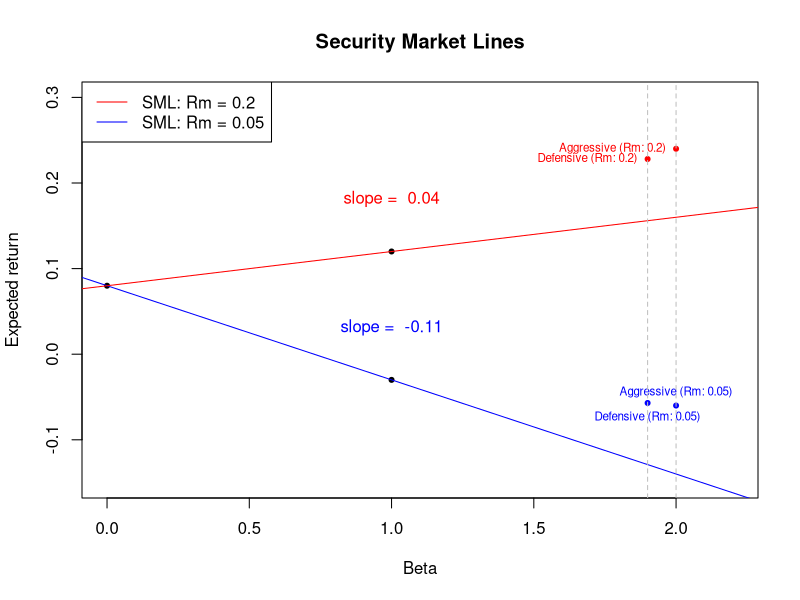

The R source for this figure:
# MGMTMFE400-2 Investments 
# Problems for Lectures 8
# Hyeuk Jung


##### Q1 ----------------------------------------
capm <- function(beta, rf, rm.rf, price = 0, div = 0) {
  
  if(div == 0 | price == 0) {
    # E(R) - Rf = beta(Rm - Rf) --> risk-adjusted expected return = E(R) - Rf
    print("1st case")
    expected.r <- rf+ beta*rm.rf
  }
  else if(div != 0 && price != 0) {
    # E(R) = Rf + beta(Rm - Rf) + dividend yield
    expected.r <- rf + beta*rm.rf + div/price
  }
  expected.price <- price*(1 + expected.r) # CHECK NEEDED (Rf should be added or not?)

  data.frame(
    expected.r = expected.r,
    expected.price = expected.price
  )
}

# 1. (a), (b)
beta = 1.4; rf = 0.05; rm.rf = 0.06; price = 35
q1_ab <- capm(beta, rf, rm.rf, price)

# 1. (c) dividend $2 
q1_c <- capm(beta, rf, rm.rf, price, div = 2)


##### Q2 ----------------------------------------
# 2. (a)
# Aggressive
# 0.02 - rf = beta(0.05 - rf)
# 0.32 - rf = beta(0.2 - rf)
# (0.02-rf)/(0.05-rf) = (0.32-rf)/(0.2-rf) -> rf = 0.08 -> beta = 2

# Defensive
# 0.035 - rf = beta(0.05 - rf)
# 0.14 - rf = beta(0.2 - rf)
# (0.035-rf)/(0.05-rf) = (0.14-rf)/(0.2-rf) -> rf = 0.067 -> beta = 1.9023
q2_a <- matrix(c(0.08, 2, 0.067, 1.9023), nrow = 2, ncol = 2, byrow = T, 
               dimnames = list(c("Aggressive", "Defensive"), c("Rf", "Beta")))

# 2. (b)
# Aggressive
agg_rf = 0.08; agg_beta = 2
agg.r.05 <- capm(agg_beta, agg_rf, rm.rf = 0.05 - agg_rf)$expected.r # E(R_aggressive) = rf + beta*(rm-rf) = 0.02
agg.r.2 <- capm(agg_beta, agg_rf, rm.rf = 0.2 - agg_rf)$expected.r   # E(R_aggressive) = rf + beta*(rm-rf) = 0.32

# Defensive
def_rf = 0.067; def_beta = 1.90
def.r.05 <- capm(def_beta, def_rf, rm.rf = 0.05 - def_rf)$expected.r # E(R_defensive) = rf + beta*(rm-rf) = 0.0347
def.r.2 <- capm(def_beta, def_rf, rm.rf = 0.2 - def_rf)$expected.r   # E(R_defensive) = rf + beta*(rm-rf) = 0.3197

q2_b <- matrix(c(agg.r.05, agg.r.2, def.r.05, def.r.2), nrow = 2, ncol = 2, byrow = T, 
               dimnames = list(c("Aggressive", "Defensive"), c("E(R), Rm = .05", "E(R), Rm = .2")))

# 2. (c)
rf = 0.08
rm_1 = 0.05; slope.05 <- (rm_1 - rf - rf)/1
rm_2 = 0.2; slope.2 <- (rm_2 - rf - rf)/1

x = c(0, 1, 1)
y = c(rf, rm_1 - rf, rm_2 - rf)
plot(x, y, xlim = c(0, 2.2), pch = 20, ylim = c(-0.15, 0.3), xlab = "Beta", ylab = "Expected return", main = "Security Market Lines")

abline(a = rf, b = slope.05, col = "blue")
abline(a = rf, b = slope.2, col = "red")
text(1, rm_1, labels = paste("slope = ", slope.05), pos = 1, col = "blue")
text(1, rm_2, labels = paste("slope = ", slope.2), pos = 1, col = "red")

legend("topleft", legend = c("SML: Rm = 0.2", "SML: Rm = 0.05"), lty = 1, col = c("red", "blue"), cex = 1)

# 2. (d)
# Aggressive
agg.ex.05 = agg.r.05 - 0.08 # excess return when Rm = 0.05, Rf = 0.08
points(agg_beta, agg.ex.05, pch = 20, col = "blue")
text(agg_beta, agg.ex.05, labels = "Aggressive (Rm: 0.05)", pos = 3, cex = .7, col = "blue")
agg.a.05 = agg.ex.05 - slope.05*agg_beta # 0.16

agg.ex.2 = agg.r.2 - 0.08 # excess return when Rm = 0.2, Rf = 0.08
points(agg_beta, agg.ex.2, pch = 20, col = "red")
text(agg_beta, agg.ex.2, labels = "Aggressive (Rm: 0.2)", pos = 2, cex = .7, col = "red")
agg.a.2 = agg.ex.2 - slope.2*agg_beta # 0.16

# Defensive
def.ex.05 = capm(def_beta, rf = 0.08, rm.rf = 0.05 - 0.08)$expected.r - 0.08
points(def_beta, def.ex.05, pch = 20, col = "blue")
text(def_beta, def.ex.05, labels = "Defensive (Rm: 0.05)", pos = 1, cex = .7, col = "blue")
def.a.05 = def.ex.05 - slope.05*def_beta # 0.152

def.ex.2 = capm(def_beta, rf = 0.08, rm.rf = 0.2 - 0.08)$expected.r - 0.08
points(def_beta, def.ex.2, pch = 20, col = "red")
text(def_beta, def.ex.2, labels = "Defensive (Rm: 0.2)", pos = 2, cex = .7, col = "red")
def.a.2 = def.ex.2 - slope.2*def_beta # 0.152

abline(v = agg_beta, lty = 2, col = "grey")
abline(v = def_beta, lty = 2, col = "grey")

q2_d <- matrix(c(agg.a.05, agg.a.2, def.a.05, def.a.2), nrow = 2, ncol = 2, byrow = T, 
               dimnames = list(c("Aggressive", "Defensive"), c("Alpha(Rm = .05)", "Alpha(Rm = .2)")))


##### Q3 ----------------------------------------
library(magrittr)
library(xts)
library(data.table)
library(readxl)

# Load Data
msft <- read_xlsx("lecture8p.xlsx", sheet = "MSFT") %>% as.data.table; gc()
intc <- read_xlsx("lecture8p.xlsx", sheet = "INTC") %>% as.data.table; gc()
luv	 <- read_xlsx("lecture8p.xlsx", sheet = "LUV")  %>% as.data.table; gc()
mcd	 <- read_xlsx("lecture8p.xlsx", sheet = "MCD")  %>% as.data.table; gc()
jnj	 <- read_xlsx("lecture8p.xlsx", sheet = "JNJ")  %>% as.data.table; gc()
rf <- read_xlsx("lecture8p.xlsx", sheet = "F-F_Research_Data_Factors_daily", skip = 4) %>% as.data.table; gc()

# change column name and delete unused columns in rf
names(rf)[1] <- "Date"
rf[, names(rf)[3:4] := list(NULL, NULL)]

# convert to Date
msft[, Date := as.Date(as.character(Date))]
intc[, Date := as.Date(as.character(Date))]
luv[, Date := as.Date(as.character(Date))]
mcd[, Date := as.Date(as.character(Date))]
jnj[, Date := as.Date(as.character(Date))]
rf[, Date := as.Date(as.character(Date), format = "%Y%m%d")]

colnames(msft)[6] <- "msft" 
colnames(intc)[6]<- "intc"
colnames(luv)[6]<- "luv"	
colnames(mcd)[6]<- "mcd"	
colnames(jnj)[6]<- "jnj"	

msft <- msft[, .(Date, msft)]
intc <- intc[, .(Date, intc)]
luv	<- luv[, .(Date, luv)]
mcd	<- mcd[, .(Date, mcd)]
jnj	<- jnj[, .(Date, jnj)]

setkey(msft, Date)
setkey(intc, Date)
setkey(luv, Date)
setkey(mcd, Date)
setkey(jnj, Date)
setkey(rf, Date)

# merge data
data <-rf[msft[intc[luv[mcd[jnj]]]]]

# RF and Mkt-RF: convert to weekly returns
# riskless rate and market premium
with(data, data[, RF := ((1 + RF/100)^5 - 1)])
with(data, data[, `Mkt-RF` := ((1 + `Mkt-RF`/100)^5 - 1)])

# calculate weekly reutrns
weeks <- endpoints(data[["Date"]], on = "weeks")
data <- data[weeks, ]
data[, msft := msft / shift(msft) - 1]
data[, intc := intc / shift(intc) - 1]
data[, luv := luv / shift(luv) - 1]
data[, mcd := mcd / shift(mcd) - 1]
data[, jnj := jnj / shift(jnj) - 1]
data[, RF := shift(RF)]
data[, `Mkt-RF` := shift(`Mkt-RF`)]
data <- data[-1,]

# weekly excess return of each stock
data$ex.msft <- data$msft - data$RF
data$ex.intc <- data$intc - data$RF
data$ex.luv <- data$luv - data$RF
data$ex.mcd <- data$mcd - data$RF
data$ex.jnj <- data$jnj - data$RF


# 3. (a), (b) beta and alpha(intercept) calculation + standard deviations
out_msft <- summary(lm(data$ex.msft ~ data$`Mkt-RF`), digits = 4)
reg_msft <- rbind(out_msft$coef[, 1:2], c(out_msft$sigma, NA))
rownames(reg_msft) <- c("msft_alpha", "msft_beta", "msft_idiosyncratic")

out_intc <- summary(lm(data$ex.intc ~ data$`Mkt-RF`), digits = 4)
reg_intc <- rbind(out_intc$coef[, 1:2], c(out_intc$sigma, NA))
rownames(reg_intc) <- c("intc_alpha", "intc_beta", "intc_idiosyncratic")

out_luv <- summary(lm(data$ex.luv ~ data$`Mkt-RF`), digits = 4)
reg_luv <- rbind(out_luv$coef[, 1:2], c(out_luv$sigma, NA))
rownames(reg_luv) <- c("luv_alpha", "luv_beta", "luv_beta")

out_mcd <- summary(lm(data$ex.mcd ~ data$`Mkt-RF`), digits = 4)
reg_mcd <- rbind(out_mcd$coef[, 1:2], c(out_mcd$sigma, NA))
rownames(reg_mcd) <- c("mcd_alpha", "mcd_beta", "mcd_idiosyncratic")

out_jnj <- summary(lm(data$ex.jnj ~ data$`Mkt-RF`), digits = 4)
reg_jnj <- rbind(out_jnj$coef[, 1:2], c(out_jnj$sigma, NA))
rownames(reg_jnj) <- c("jnj_alpha", "jnj_beta", "jnj_idiosyncratic")

q3_ab <- rbind(reg_msft, reg_intc, reg_luv, reg_mcd, reg_jnj)

# 3. (c) expected returns from sample avg vs. CAPM / lowest & highest
# CAPM: E(R) = Rf + beta(E(Rm) - Rf)
beta <- rbind(out_msft$coef[2, 1], out_intc$coef[2, 1], out_luv$coef[2, 1], out_mcd$coef[2, 1], out_jnj$coef[2, 1]) 
CAPM <- capm(beta = beta, rf = mean(data$RF), rm.rf = mean(data$`Mkt-RF`))[, 1]

# Sample: average of each stock's weekly return
sample_avg <- as.data.frame(apply(data[, c(4:8)], MARGIN = 2, FUN = mean))

q3_c <- cbind(CAPM, sample_avg) # for Rf, should we use long-term average Rf
rownames(q3_c) <- c("msft", "intc", "luv", "mcd", "jnj")
colnames(q3_c) <- c("CAPM", "Sample")
#row.names(q3_c[which(q3_c$CAPM == max(q3_c$CAPM)), ]) # highest expected return under CAPM
#row.names(q3_c[which(q3_c$CAPM == min(q3_c$CAPM)), ]) # lowest expected return under CAPM

#<- function(beta, rf, rm.rf, price = 0, div = 0) {

##### Results -----------------------------------
q1_ab # expected return = 0.134, expected price = $39.69
q1_c # expected return = 0.1911429, expected price = $41.69 --> not sure (price: before dividend is distributed)

q2_a
q2_b
#q2_c: plot
q2_d

q3_ab
q3_c
row.names(q3_c[which(q3_c$CAPM == max(q3_c$CAPM)), ]) # highest expected return under CAPM
row.names(q3_c[which(q3_c$CAPM == min(q3_c$CAPM)), ]) # lowest expected return under CAPM

